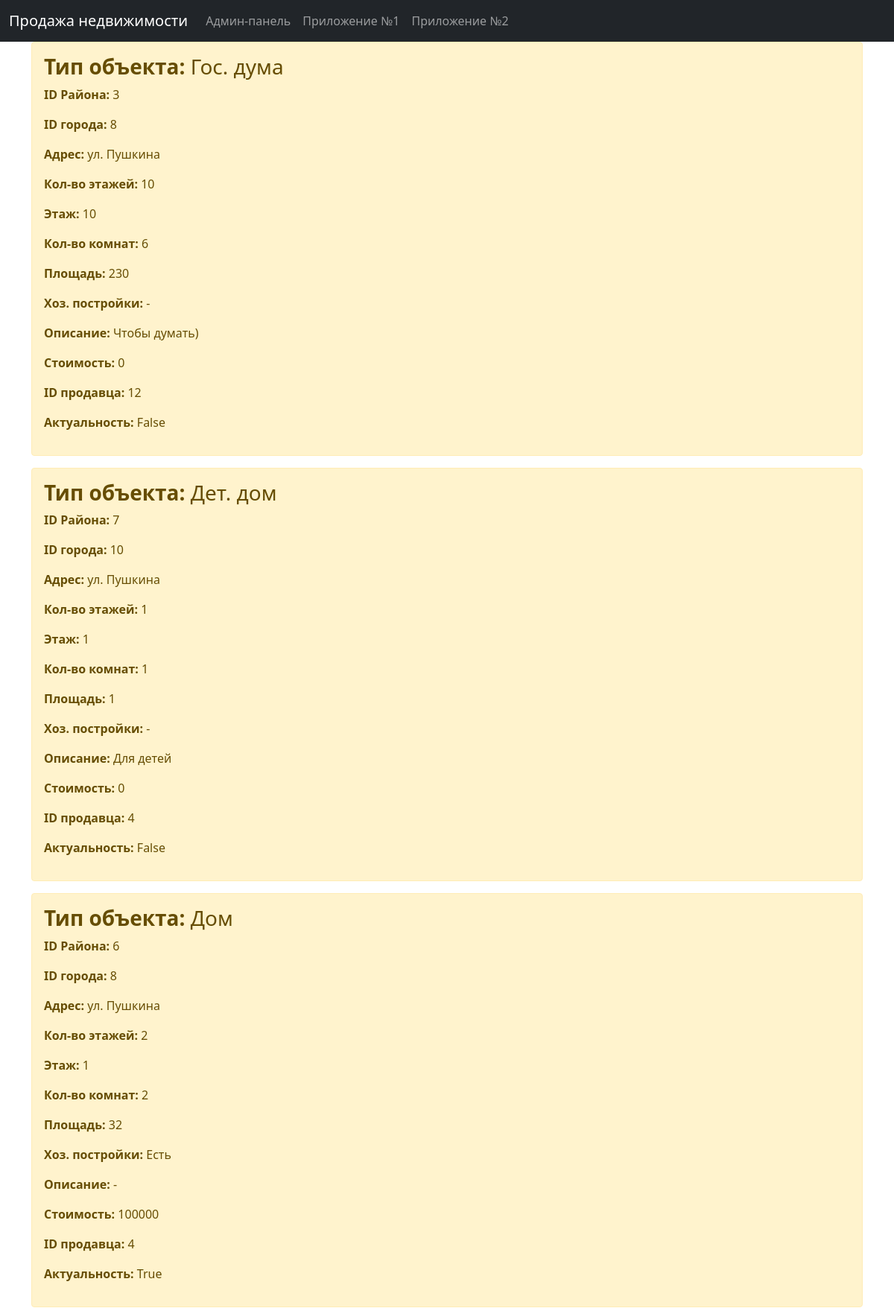
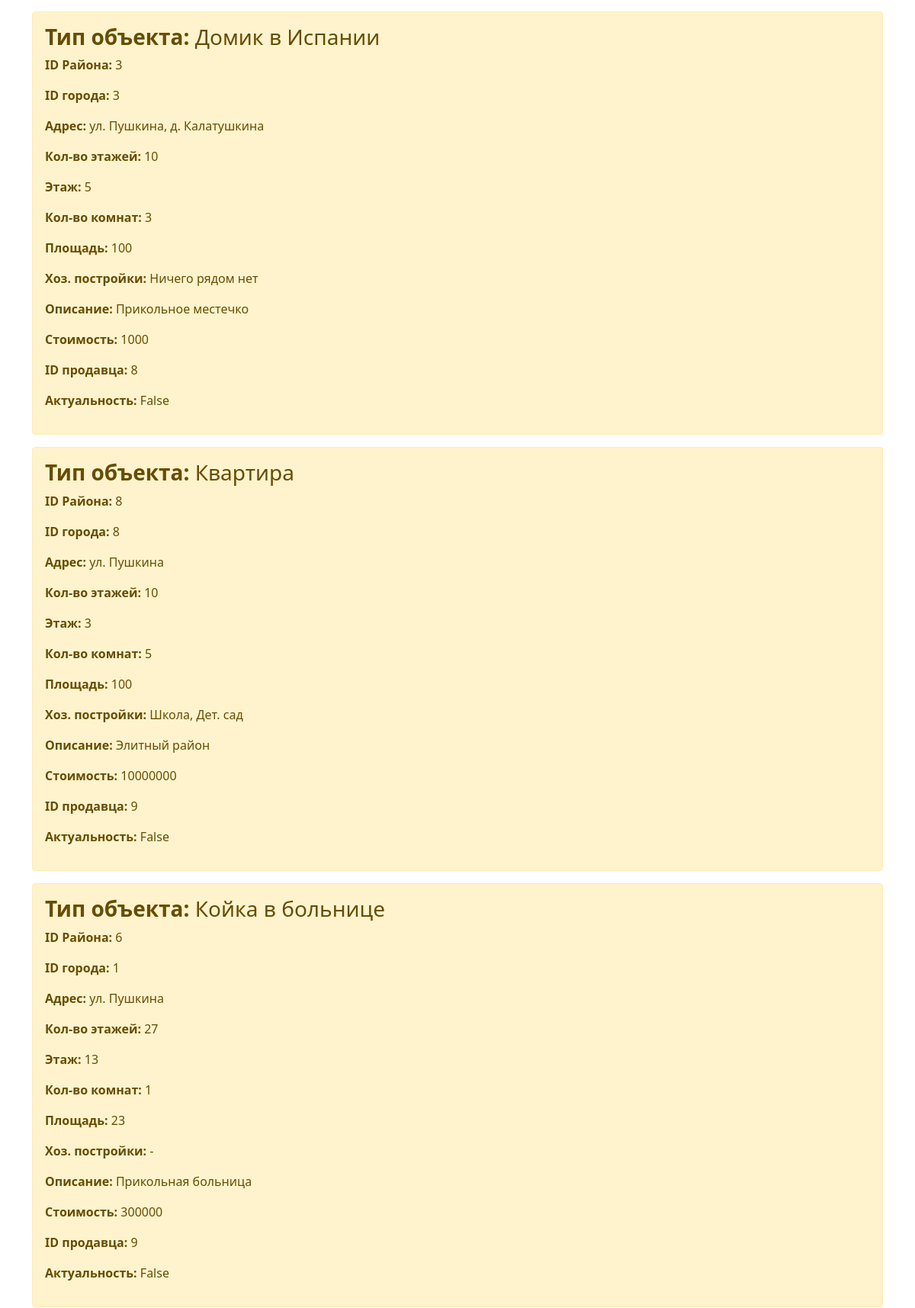
The app's page /api/vl/data/logic1 (upper part) with its own data (2 pictures, top to bottom).
### projectApp/models.py (models this page shows, shortened)
class Predlozheniya(models.Model):
  id = models.AutoField(primary_key=True)
  object_type = models.CharField("Тип объекта", max_length=50)
  id_rayona = models.ForeignKey(Rayoni, verbose_name="ID Района", on_delete=models.CASCADE)
  id_goroda = models.ForeignKey(Gorod, verbose_name="ID Города", on_delete=models.CASCADE)
  adres = models.CharField("Адрес", max_length=255)
  kolvo_etashei = models.IntegerField("Кол-во этажей", max_length=3)
  etash = models.IntegerField("Этаж", max_length=3)
  kolvo_komnat = models.IntegerField("Кол-во комнат", max_length=2)
  plozhad = models.IntegerField("Площадь", max_length=4)
  xoz_postroyki = models.CharField("Хоз. постройки", max_length=50)
  opisanie = models.CharField("Описание", max_length=255)
  stoimost = models.IntegerField("Стоимость", max_length=15)
  id_prodavca = models.ForeignKey(Polzovateli, verbose_name="ID Продавца", on_delete=models.CASCADE)
  actualnost = models.BooleanField("Актуальность")
  class Meta:
    ordering = ('object_type', 'id_rayona', 'id_goroda', 'adres', 'kolvo_etashei', 'etash', 'kolvo_komnat', 'plozhad', 'xoz_postroyki', 'opisanie', 'stoimost', 'id_prodavca', 'actualnost')
    verbose_name = "Предложения"
    verbose_name_plural = "Предложения"

class Rayoni(models.Model):
  id = models.AutoField(primary_key=True)
  name = models.CharField("Наименование района", max_length=100)
  def __str__(self):
    return str(self.id)
  class Meta:
    ordering = ('id', 'name')
    verbose_name = "Районы"
    verbose_name_plural = "Районы"

class Gorod(models.Model):
  id = models.AutoField(primary_key=True)
  name = models.CharField("Наименование города", max_length=100)
  def __str__(self):
    return str(self.id)
  class Meta:
    ordering = ('id', 'name')
    verbose_name = "Города"
    verbose_name_plural = "Города"

class Polzovateli(models.Model):
  id = models.AutoField(primary_key=True)
  familia = models.CharField("Фамилия", max_length=50)
  name = models.CharField("Имя", max_length=50)
  otchestvo = models.CharField("Отчество", max_length=50)
  passport = models.CharField("Паспорт", max_length=255)
  nomer_telefona = models.IntegerField("Номер телефона", max_length=11)
  login = models.CharField("Логин", max_length=50)
  password = models.CharField("Пароль", max_length=255)
  id_role = models.ForeignKey(Role, verbose_name="ID Роли", on_delete=models.CASCADE)
  def __str__(self):
    return str(self.id)
  class Meta:
    ordering = ('familia', 'name', 'otchestvo', 'passport', 'nomer_telefona', 'login', 'password', 'id_role')
    verbose_name = "Пользователи"
    verbose_name_plural = "Пользователи"

### projectApp/views.py (the view)
# urls.py: path('logic1', logic1),
def logic1(request):
  lo = Predlozheniya.objects.all()
  return render(request, "projectApp/first.html", {"lo": lo})

### projectApp/templates/projectApp/first.html (shortened to what this page needs)
<!DOCTYPE html>
<html lang="en">
<head>
  <link href="https://cdn.jsdelivr.net/npm/bootstrap@5.0.0-beta1/dist/css/bootstrap.min.css" rel="stylesheet">
</head>
<body>
  <nav class="navbar navbar-expand-lg navbar-dark bg-dark">
    <div class="container-fluid">
      <a class="navbar-brand" href="#">Продажа недвижимости</a>
      <div class="collapse navbar-collapse" id="navbarNav">
        <ul class="navbar-nav">
          <li class="nav-item">
            <a class="nav-link" href="/admin">Админ-панель</a>
          </li>
          <li class="nav-item">
            <a class="nav-link" href="/logic1">Приложение №1</a>
          </li>
          <li class="nav-item">
            <a class="nav-link" href="/logic2">Приложение №2</a>
          </li>
        </ul>
      </div>
    </div>
  </nav>
  <div class = "container">
    {% for el in lo %}
      <div class = "alert alert-warning">
        <h3><b>Тип объекта:</b> {{el.object_type}}</h3>
        <p><b>ID Района:</b> {{el.id_rayona}}</p>
        <p><b>ID города:</b> {{el.id_goroda}}</p>
        <p><b>Адрес:</b> {{el.adres}}</p>
        <p><b>Кол-во этажей:</b> {{el.kolvo_etashei}}</p>
        <p><b>Этаж:</b> {{el.etash}}</p>
        <p><b>Кол-во комнат:</b> {{el.kolvo_komnat}}</p>
        <p><b>Площадь:</b> {{el.plozhad}}</p>
        <p><b>Хоз. постройки:</b> {{el.xoz_postroyki}}</p>
        <p><b>Описание:</b> {{el.opisanie}}</p>
        <p><b>Стоимость:</b> {{el.stoimost}}</p>
        <p><b>ID продавца:</b> {{el.id_prodavca}}</p>
        <p><b>Актуальность:</b> {{el.actualnost}}</p>
      </div>
    {% endfor %}
  </div>
</body>
</html>

### records on screen
Predlozheniya: object_type "Гос. дума", id_rayona "3", id_goroda "8", adres "ул. Пушкина", kolvo_etashei "10", etash "10", kolvo_komnat "6", plozhad "230", xoz_postroyki "-", opisanie "Чтобы думать)", stoimost "0", id_prodavca "12", actualnost "False"
Predlozheniya: object_type "Дет. дом", id_rayona "7", id_goroda "10", adres "ул. Пушкина", kolvo_etashei "1", etash "1", kolvo_komnat "1", plozhad "1", xoz_postroyki "-", opisanie "Для детей", stoimost "0", id_prodavca "4", actualnost "False"
Predlozheniya: object_type "Дом", id_rayona "6", id_goroda "8", adres "ул. Пушкина", kolvo_etashei "2", etash "1", kolvo_komnat "2", plozhad "32", xoz_postroyki "Есть", opisanie "-", stoimost "100000", id_prodavca "4", actualnost "True"
Predlozheniya: object_type "Домик в Испании", id_rayona "3", id_goroda "3", adres "ул. Пушкина, д. Калатушкина", kolvo_etashei "10", etash "5", kolvo_komnat "3", plozhad "100", xoz_postroyki "Ничего рядом нет", opisanie "Прикольное местечко", stoimost "1000", id_prodavca "8", actualnost "False"
Predlozheniya: object_type "Квартира", id_rayona "8", id_goroda "8", adres "ул. Пушкина", kolvo_etashei "10", etash "3", kolvo_komnat "5", plozhad "100", xoz_postroyki "Школа, Дет. сад", opisanie "Элитный район", stoimost "10000000", id_prodavca "9", actualnost "False"
Predlozheniya: object_type "Койка в больнице", id_rayona "6", id_goroda "1", adres "ул. Пушкина", kolvo_etashei "27", etash "13", kolvo_komnat "1", plozhad "23", xoz_postroyki "-", opisanie "Прикольная больница", stoimost "300000", id_prodavca "9", actualnost "False"
